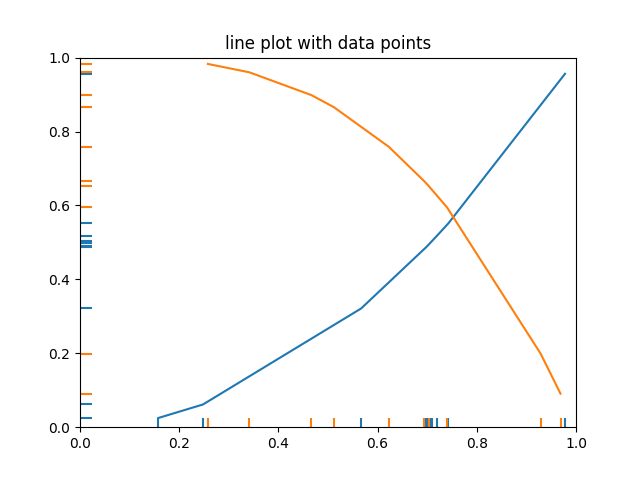

Here is the Python script that generated this plot:
# 引入所需库
import matplotlib.pyplot as plt
import numpy as np

from matplotlib.collections import EventCollection
import matplotlib
matplotlib.use('TkAgg')

# 设置随机数种子
np.random.seed(19680801)

# 将xdata数组分成两部分，生成两个随机数组xdata1和xdata2
xdata = np.random.random([2, 10])
xdata1 = xdata[0, :]
xdata2 = xdata[1, :]

# 对xdata1和xdata2进行排序
xdata1.sort()
xdata2.sort()

# 创建两个数组ydata1和ydata2
ydata1 = xdata1 ** 2
ydata2 = 1 - xdata2 ** 3

# 绘制图像
fig = plt.figure()
ax = fig.add_subplot(1, 1, 1)
ax.plot(xdata1, ydata1, color='tab:blue')
ax.plot(xdata2, ydata2, color='tab:orange')

# 创建两个事件集合xevents1和xevents2，分别用于表示xdata1和xdata2的标记
xevents1 = EventCollection(xdata1, color='tab:blue', linelength=0.05)
xevents2 = EventCollection(xdata2, color='tab:orange', linelength=0.05)

# 创建两个事件集合yevents1和yevents2，分别用于表示ydata1和ydata2的标记
yevents1 = EventCollection(ydata1, color='tab:blue', linelength=0.05,
                           orientation='vertical')
yevents2 = EventCollection(ydata2, color='tab:orange', linelength=0.05,
                           orientation='vertical')

# 将xevents1和xevents2添加到ax中
# 将yevents1和yevents2添加到ax中
ax.add_collection(xevents1)
ax.add_collection(xevents2)
ax.add_collection(yevents1)
ax.add_collection(yevents2)

# 设置x轴和y轴范围
ax.set_xlim([0, 1])
ax.set_ylim([0, 1])
# 设置图表标题
ax.set_title('line plot with data points')


plt.show()
